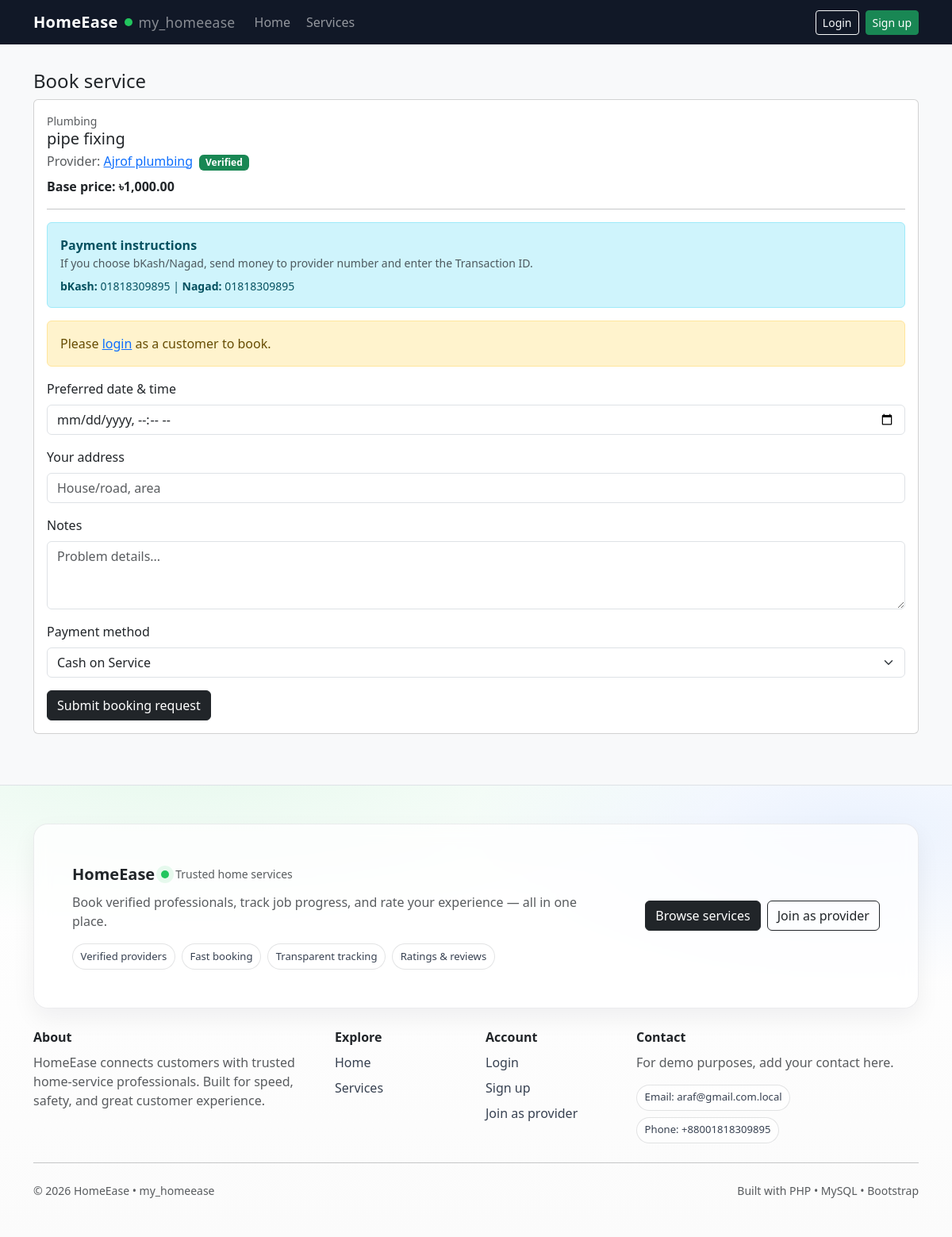
/book.php?service_id=1, run on the app's committed database.
### tables this page shows
CREATE TABLE `services` (
  `id` int(11) NOT NULL AUTO_INCREMENT,
  `provider_id` int(11) NOT NULL,
  `category` varchar(80) NOT NULL,
  `title` varchar(160) NOT NULL,
  `description` text DEFAULT NULL,
  `base_price` decimal(10,2) NOT NULL DEFAULT 0.00,
  `is_active` tinyint(1) NOT NULL DEFAULT 1,
  `created_at` timestamp NOT NULL DEFAULT current_timestamp(),
  PRIMARY KEY (`id`),
  KEY `idx_services_provider` (`provider_id`),
  KEY `idx_services_category` (`category`),
  CONSTRAINT `fk_services_provider` FOREIGN KEY (`provider_id`) REFERENCES `users` (`id`) ON DELETE CASCADE
);

CREATE TABLE `provider_profiles` (
  `user_id` int(11) NOT NULL,
  `business_name` varchar(160) NOT NULL,
  `bio` text DEFAULT NULL,
  `address` varchar(255) DEFAULT NULL,
  `city` varchar(80) DEFAULT NULL,
  `is_verified` tinyint(1) NOT NULL DEFAULT 0,
  `cover_photo` varchar(255) DEFAULT NULL,
  `created_at` timestamp NOT NULL DEFAULT current_timestamp(),
  `bkash_number` varchar(30) DEFAULT NULL,
  `nagad_number` varchar(30) DEFAULT NULL,
  `nid_file` varchar(255) DEFAULT NULL,
  `trade_license_file` varchar(255) DEFAULT NULL,
  `verification_status` enum('not_submitted','pending','approved','rejected') NOT NULL DEFAULT 'not_submitted',
  `verification_note` varchar(255) DEFAULT NULL,
  PRIMARY KEY (`user_id`),
  CONSTRAINT `fk_provider_user` FOREIGN KEY (`user_id`) REFERENCES `users` (`id`) ON DELETE CASCADE
);

### app/helpers.php (called while the page is built, shortened)
<?php
function e(string $s): string {
  return htmlspecialchars($s, ENT_QUOTES, 'UTF-8');
}
function base_url(string $path = ''): string {
  $config = require __DIR__ . '/config.php';
  $base = rtrim($config['app']['base_url'], '/');
  $path = ltrim($path, '/');
  return $base . ($path ? '/' . $path : '');
}
function current_user(): ?array {
  return $_SESSION['user'] ?? null;
}
function is_logged_in(): bool {
  return current_user() !== null;
}

### app/config.php (called while the page is built, shortened)
<?php
$environment = 'production';
if ($environment === 'production') {
  return [
    'db' => [
      'host'    => 'sql207.infinityfreeapp.com',
      'name'    => 'if0_41296449_my_homeease',
      'user'    => 'if0_41296449',
      'pass'    => 'araf1164araf',
      'charset' => 'utf8mb4',
    ],
    'app' => [
      'base_url' => '/public',
    ],
  ];
}

### public/book.php (the view, shortened to what this page needs)
<?php
require_once __DIR__ . '/../app/db.php';
require_once __DIR__ . '/../app/helpers.php';
$service_id = (int)($_GET['service_id'] ?? 0);
$stmt = $pdo->prepare("
SELECT s.*, pp.business_name, pp.is_verified, pp.bkash_number, pp.nagad_number
FROM services s
JOIN provider_profiles pp ON pp.user_id = s.provider_id
JOIN users u ON u.id = s.provider_id
WHERE s.id=? AND s.is_active=1 AND u.is_active=1
");
$stmt->execute([$service_id]);
$service = $stmt->fetch();
require __DIR__ . '/../app/views/header.php';
$pay_method = $_POST['pay_method'] ?? 'cash';
?>
<h1 class="h4">Book service</h1>
<div class="card">
  <div class="card-body">
    <div class="text-muted small"><?= e($service['category']) ?></div>
    <div class="h5 mb-1"><?= e($service['title']) ?></div>
    <div class="text-muted">
      Provider: <a href="<?= e(base_url('provider_profile.php?id='.(int)$service['provider_id'])) ?>"><?= e($service['business_name']) ?></a>
      <?php if ((int)$service['is_verified']===1): ?><span class="badge text-bg-success ms-1">Verified</span><?php endif; ?>
    </div>
    <div class="mt-2 fw-semibold">Base price: ৳<?= e(number_format((float)$service['base_price'],2)) ?></div>
    <hr>
    <div class="alert alert-info">
      <div class="fw-semibold">Payment instructions</div>
      <div class="small text-muted">If you choose bKash/Nagad, send money to provider number and enter the Transaction ID.</div>
      <div class="small mt-2">
        <b>bKash:</b> <?= e($service['bkash_number'] ?? 'Not set') ?> |
        <b>Nagad:</b> <?= e($service['nagad_number'] ?? 'Not set') ?>
      </div>
    </div>
    <?php if (!is_logged_in()): ?>
      <div class="alert alert-warning">Please <a href="<?= e(base_url('login.php')) ?>">login</a> as a customer to book.</div>
    <?php endif; ?>
    <form method="post" id="bookForm">
      <div class="mb-3">
        <label class="form-label">Preferred date & time</label>
        <input type="datetime-local" name="scheduled_at" class="form-control" required>
      </div>
      <div class="mb-3">
        <label class="form-label">Your address</label>
        <input type="text" name="customer_address" class="form-control" placeholder="House/road, area">
      </div>
      <div class="mb-3">
        <label class="form-label">Notes</label>
        <textarea name="notes" class="form-control" rows="3" placeholder="Problem details..."></textarea>
      </div>
      <div class="mb-3">
        <label class="form-label">Payment method</label>
        <select class="form-select" name="pay_method" id="pay_method" required>
          <option value="cash"  <?= $pay_method==='cash'?'selected':'' ?>>Cash on Service</option>
        </select>
      </div>
      <button class="btn btn-dark" type="submit">Submit booking request</button>
    </form>
  </div>
</div>
<?php require __DIR__ . '/../app/views/footer.php'; ?>

### app/views/header.php (style rules this page uses)
:root { --brand: #111827; }

### data on the page
services: category "Plumbing", title "pipe fixing", provider_profiles.business_name "Ajrof plumbing", base_price "1,000.00", provider_profiles.bkash_number "01818309895", provider_profiles.nagad_number "01818309895"
